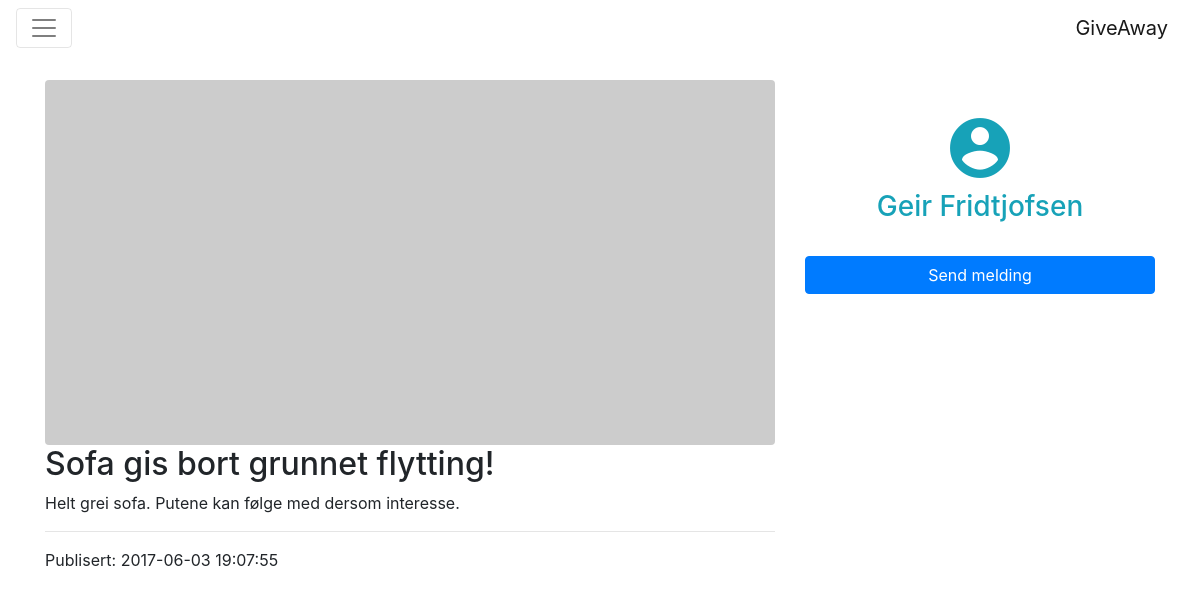
The app's page /item.php?id=32 (signed in) with its own data.
### tables this page shows
CREATE TABLE `items` (
  `item_id` bigint(20) NOT NULL,
  `category_id` bigint(20) NOT NULL,
  `user_id` bigint(20) NOT NULL,
  `item_name` varchar(128) NOT NULL,
  `item_description` text NOT NULL,
  `item_publishdate` timestamp NOT NULL DEFAULT CURRENT_TIMESTAMP
);

### item.php (the view, shortened to what this page needs)
<?php
  include_once('functions.php');
  $query = parse_url($_SERVER['REQUEST_URI'], PHP_URL_QUERY);
  parse_str($query, $item);
  $sql = "SELECT item_name, item_description, item_publishdate, name AS category, concat(firstname, ' ', surname) AS item_owner
          FROM ((items INNER JOIN users ON items.user_id = users.id)
          INNER JOIN item_categories ON items.category_id = item_categories.id)
          WHERE item_id = :item_id";
  $stmt = $db->prepare($sql);
  $stmt->execute(array(':item_id' => $item['id']));
  $item = $stmt->fetch(PDO::FETCH_ASSOC);
?>
<div class="container mt-4">
  <div class="row">
    <div class="col-md-8">
      <img class="rounded img-fluid" src="http://placehold.it/1200x600">
      <h2><?=$item['item_name']?></h2>
      <p><?=$item['item_description']?></p>
      <hr>
      <p>Publisert: <?=$item['item_publishdate']?></p>
    </div>
    <div class="col-md-4">
      <div class="item_ownerprofile text-info">
        <i class="material-icons user_icon">account_circle</i>
        <h3><?=$item['item_owner']?></h3>
        <a href="#" class="btn btn-primary">Send melding</a>
      </div>
    </div>
  </div>
</div>
<?php
  include_once('layouts/footer.php');
?>

### css/style.css (style rules this page uses)
.item_ownerprofile { text-align: center; margin-top: 2rem; }
.item_ownerprofile i { font-size: 72px; }
.item_ownerprofile a { margin-top: 2rem; display: block; }

### records on screen
items: item_name "Sofa gis bort grunnet flytting!", item_description "Helt grei sofa. Putene kan følge med dersom interesse.", item_publishdate "2017-06-03 19:07:55"

### other values on screen
$item['item_owner'] "Geir Fridtjofsen"
